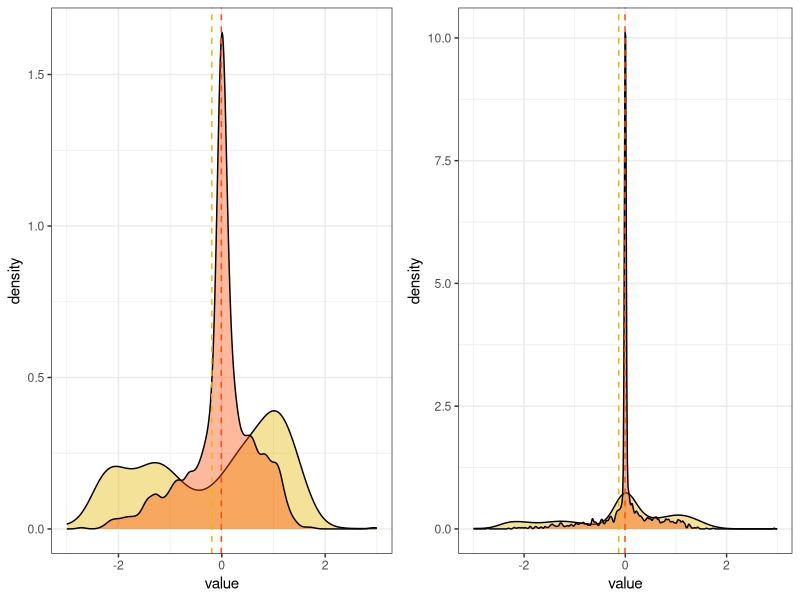
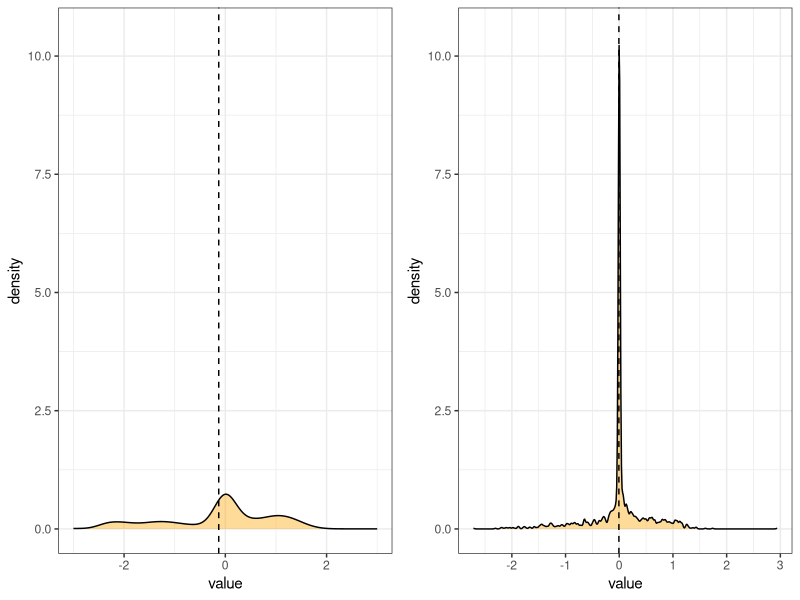

The R source for these figures, in order: (Note: this script raises an error after producing the figures.)
# weighting and distribution within deciles.

library(reshape)
library(ggplot2)
library(plyr)

setwd("C:/Users/Subhayan/Documents/Work/twitter-landscape//")

#without NAs

#elites
elite_df = read.csv("data/weak_elite_ideologies.csv", as.is = T)
elite_df = elite_df[!is.na(elite_df$ideology),]

#those with -Inf and +Inf ideologies are assigned very low and very high values instead.
#+/-3 is chosen because all other elites have absolute ideologies less than 3.
elite_df[elite_df$ideology == -Inf,]$ideology = -3
elite_df[elite_df$ideology == Inf,]$ideology = 3

names(elite_df)[2] = "ideology"
elites = elite_df$username

elite_freq = read.csv("data/elites_activity.csv", as.is = T)
names(elite_freq)[1] = "username"

elite_freq$numberoftweets_scaled = (elite_freq$numberoftweets - min(elite_freq$numberoftweets))/(max(elite_freq$numberoftweets) - min(elite_freq$numberoftweets))

elite_df$username = tolower(elite_df$username)
elite_freq_df = merge(elite_df, elite_freq)
elite_freq_df$corrected_ideology = elite_freq_df$ideology * elite_freq_df$numberoftweets_scaled

elite_freq_viz = elite_freq_df[,c(1, 2, 5)]

elite_freq_viz_long = melt(elite_freq_viz, id.vars= "username")

mu <- ddply(elite_freq_viz_long, "variable", summarise, grp.mean=mean(value, na.rm = T))

p3_withoutNA = ggplot(elite_freq_viz_long, aes(x=value, fill=variable)) +
  geom_density(alpha=0.4) +
  geom_vline(data=mu, aes(xintercept=grp.mean, color=variable),
             linetype="dashed") +
  scale_colour_manual(values = c("#E7B800", "#FC4E07")) +
  scale_fill_manual(values = c("#E7B800", "#FC4E07")) +
  theme_bw() +
  theme(legend.position = "none")

#elites without neutrals: weighted vs unweighted

#with NAs

library(reshape)

#elites
elite_df = read.csv("data/weak_elite_ideologies.csv", as.is = T)

#those with -Inf and +Inf ideologies are assigned very low and very high values instead.
#+/-3 is chosen because all other elites have absolute ideologies less than 3.
elite_df[is.na(elite_df$ideology),]$ideology = 0
elite_df[elite_df$ideology == -Inf,]$ideology = -3
elite_df[elite_df$ideology == Inf,]$ideology = 3

names(elite_df)[2] = "ideology"
elites = elite_df$username

elite_freq = read.csv("data/elites_activity.csv", as.is = T)
names(elite_freq)[1] = "username"

elite_freq$numberoftweets_scaled = (elite_freq$numberoftweets - min(elite_freq$numberoftweets))/(max(elite_freq$numberoftweets) - min(elite_freq$numberoftweets))

elite_df$username = tolower(elite_df$username)
elite_freq_df = merge(elite_df, elite_freq)
elite_freq_df$corrected_ideology = elite_freq_df$ideology * elite_freq_df$numberoftweets_scaled

elite_freq_viz = elite_freq_df[,c(1, 2, 5)]

elite_freq_viz_long = melt(elite_freq_viz, id.vars= "username")

mu <- ddply(elite_freq_viz_long, "variable", summarise, grp.mean=mean(value, na.rm = T))

p4_withNA = ggplot(elite_freq_viz_long, aes(x=value, fill=variable)) +
  geom_density(alpha=0.4) +
  geom_vline(data=mu, aes(xintercept=grp.mean, color=variable),
             linetype="dashed") +
  scale_colour_manual(values = c("#E7B800", "#FC4E07")) +
  scale_fill_manual(values = c("#E7B800", "#FC4E07")) +
  theme_bw() +
  theme(legend.position = "none") 

#elites with neutrals: weighted vs unweighted

library(gridExtra)

#figure 4
grid.arrange(p3_withoutNA, p4_withNA, nrow = 1)

# for MC article

MC_article_fig2_A = ggplot(elite_freq_viz_long[elite_freq_viz_long$variable == "ideology",],) +
  geom_density(alpha=0.4, aes(x=value), fill = "orange") +
  geom_vline(xintercept = mu[mu$variable == "ideology",]$grp.mean, linetype="dashed") +
  theme_bw() +
  scale_y_continuous(breaks=seq(0, 10, 2))+
  ylim(c(0, 10.5))

MC_article_fig2_B = ggplot(elite_freq_viz_long[elite_freq_viz_long$variable == "corrected_ideology",],) +
  geom_density(alpha=0.4, aes(x=value), fill = "orange") +
  geom_vline(xintercept = mu[mu$variable == "corrected_ideology",]$grp.mean, linetype="dashed") +
  theme_bw() +
  scale_y_continuous(breaks=seq(0, 10, 2))+
  ylim(c(0, 10.5))

grid.arrange(MC_article_fig2_A, MC_article_fig2_B, nrow = 1)

#distribution within deciles

qs = quantile(elite_freq_df$numberoftweets, probs = seq(0, 1, by = 0.1))

par(mfrow=c(5,2))

all_decile_df = NULL
grays = gray.colors(10, start = 0.1, end = 0.9, gamma = 2.2, alpha = NULL)
for(i in 1:10) {
  decile_df = elite_freq_df[elite_freq_df$numberoftweets >= qs[i] & 
                              elite_freq_df$numberoftweets <= qs[i+1],]
  
  d_de = density(decile_df$ideology)
  #plot(d_de, xlab = "ideology", paste0(main = "ideological distribution of (N=" , nrow(decile_df),") elites in dcile ", i))
  decile_df$decile = i
  all_decile_df = rbind(all_decile_df, decile_df)
}

#elite ideology with neutrals, distribution within deciles

medians <- ddply(all_decile_df, "decile", summarise, grp.median=median(ideology, na.rm = T))

all_decile_df <- all_decile_df %>% inner_join(medians)

#figure 5
ggplot(all_decile_df, aes(x=ideology)) +
  geom_density(fill="snow3", alpha = 0.6, color = "snow3") +
  facet_wrap(~decile, nrow = 5, scales = "free") +
  geom_vline(aes(xintercept=grp.median, colour = "red")) +
  geom_vline(xintercept=0, linetype = "dashed") +
  scale_fill_gradient(low="white", high="black") +
  theme_bw() +
  theme(legend.position = "none")
